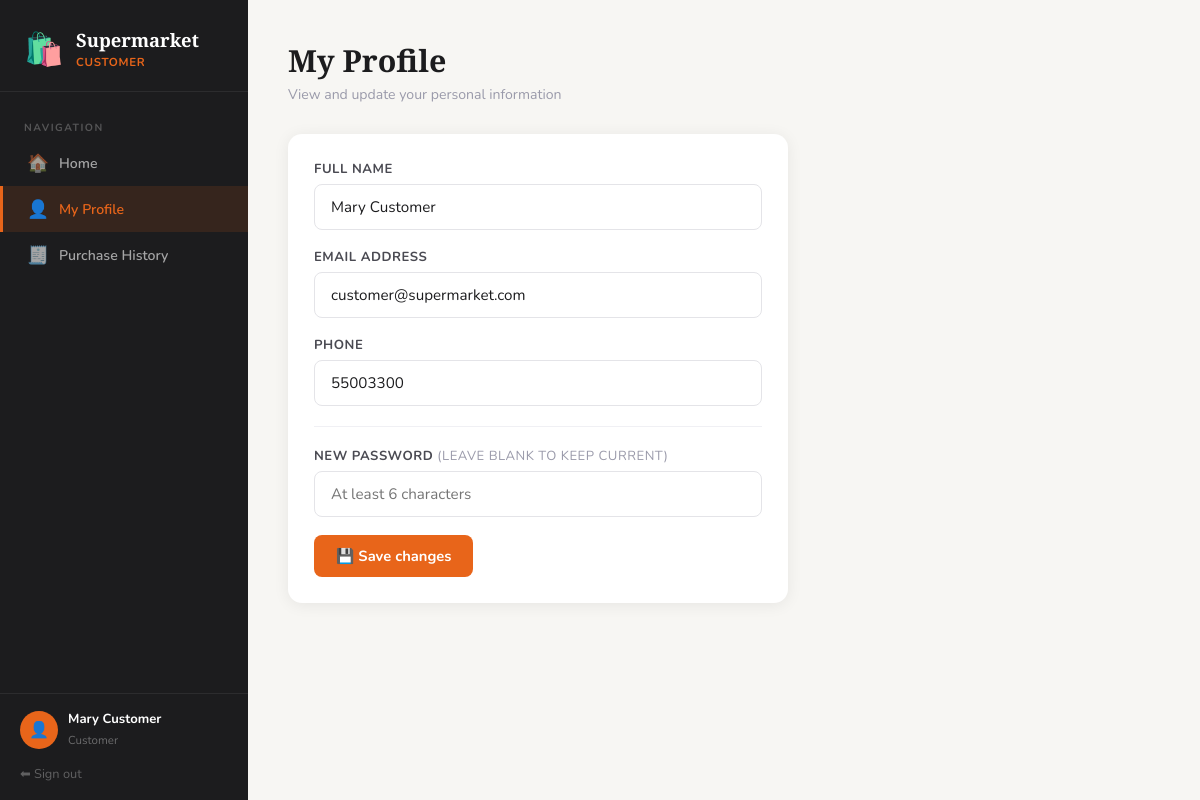
The page /modules/customer/profile.php (signed in) on the database its author committed.
### tables this page shows
CREATE TABLE users (
    id INT AUTO_INCREMENT PRIMARY KEY,
    name VARCHAR(150) NOT NULL,
    email VARCHAR(100) NOT NULL UNIQUE,
    phone VARCHAR(20),
    password VARCHAR(255) NOT NULL,
    role_id INT NOT NULL,
    active TINYINT(1) DEFAULT 1,
    created_at TIMESTAMP DEFAULT CURRENT_TIMESTAMP,
    FOREIGN KEY (role_id) REFERENCES roles(id)
);

### modules/customer/profile.php (the view, shortened to what this page needs)
<?php
$conn = getConnection();
$uid = $_SESSION['user_id'];
$user = $conn->query("SELECT * FROM users WHERE id=$uid")->fetch_assoc();
?>
<!DOCTYPE html>
<html lang="en">
<head>
    <link rel="stylesheet" href="../../assets/css/style.css">
</head>
<body>
<div class="app-layout">
    <?php include '../../config/sidebar.php'; ?>
    <main class="main-content">
        <div class="page-header"><h1>My Profile</h1><p>View and update your personal information</p></div>
        <div class="card" style="max-width:500px">
            <form method="POST">
                <div class="form-group">
                    <label>Full name</label>
                    <input type="text" name="name" value="<?= htmlspecialchars($user['name']) ?>" required>
                </div>
                <div class="form-group">
                    <label>Email address</label>
                    <input type="email" name="email" value="<?= htmlspecialchars($user['email']) ?>" required>
                </div>
                <div class="form-group">
                    <label>Phone</label>
                    <input type="text" name="phone" value="<?= htmlspecialchars($user['phone'] ?? '') ?>">
                </div>
                <hr style="border:none;border-top:1px solid #f0f0f4;margin:20px 0">
                <div class="form-group">
                    <label>New password <span style="color:var(--muted);font-weight:400">(leave blank to keep current)</span></label>
                    <input type="password" name="password" placeholder="At least 6 characters">
                </div>
                <button type="submit" class="btn btn-primary">💾 Save changes</button>
            </form>
        </div>
    </main>
</div>
</body>
</html>

### assets/css/style.css (style rules this page uses)
:root { --orange: #e8651a; --orange-dark: #c45413; --orange-light: #fdf0e8; --teal: #1a7a6e; --teal-dark: #135a50; --teal-light: #e0f5f2; --dark: #1c1c1e; --mid: #4a4a52; --muted: #9a9aaa; --bg: #f7f6f3; --white: #ffffff; --red: #d63031; --red-light: #fdecea; --yellow-light: #fef9e7; --yellow-dark: #7d6608; --shadow: 0 2px 16px rgba(0,0,0,0.07); --shadow-lg: 0 8px 32px rgba(0,0,0,0.12); --radius: 14px; --radius-sm: 8px; }
* { margin: 0; padding: 0; box-sizing: border-box; }
body { font-family: 'Nunito', sans-serif; background: var(--bg); color: var(--dark); min-height: 100vh; }
h1, h2, h3 { font-family: 'Playfair Display', serif; }
.form-group { margin-bottom: 18px; }
.form-group label { display: block; font-size: 0.82rem; font-weight: 700; color: var(--mid); margin-bottom: 6px; letter-spacing: 0.04em; text-transform: uppercase; }
.form-group input, .form-group select, .form-group textarea { width: 100%; padding: 12px 16px; border: 1.5px solid #e4e4e8; border-radius: var(--radius-sm); font-family: 'Nunito', sans-serif; font-size: 0.95rem; color: var(--dark); background: var(--white); transition: border-color 0.2s, box-shadow 0.2s; outline: none; }
.btn { display: inline-flex; align-items: center; gap: 7px; padding: 11px 22px; border: none; border-radius: var(--radius-sm); font-family: 'Nunito', sans-serif; font-size: 0.92rem; font-weight: 700; cursor: pointer; transition: all 0.2s; text-decoration: none; }
.btn-primary { background: var(--orange); color: white; }
.app-layout { display: flex; min-height: 100vh; }
.main-content { margin-left: 248px; padding: 40px; flex: 1; }
.page-header { margin-bottom: 30px; }
.page-header h1 { font-size: 1.9rem; color: var(--dark); }
.page-header p { color: var(--muted); margin-top: 4px; font-size: 0.88rem; }
.card { background: white; border-radius: var(--radius); box-shadow: var(--shadow); padding: 26px; margin-bottom: 24px; }

### rows shown on the page
users: name "Mary Customer", email "customer@supermarket.com", phone "55003300"

### other values the page prints
$roleLabels[$role] "CUSTOMER"
$item['icon'] "🏠"
$item['label'] "Home"
$item['icon'] "👤"
$item['label'] "My Profile"
$item['icon'] "🧾"
$item['label'] "Purchase History"
$_SESSION['name'] "Mary Customer"
$role "Customer"
